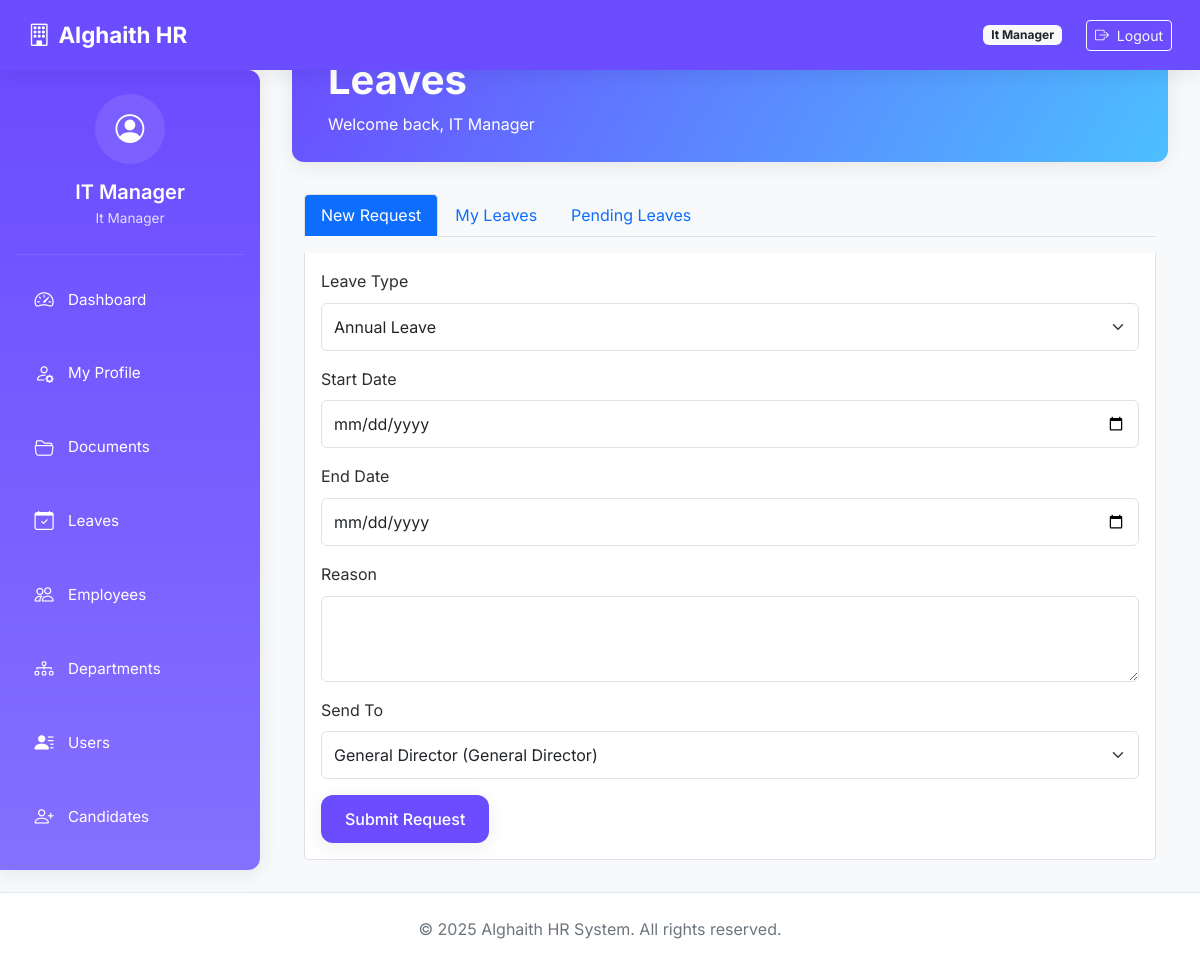
Before: /leave/ (signed in) with the older database file.
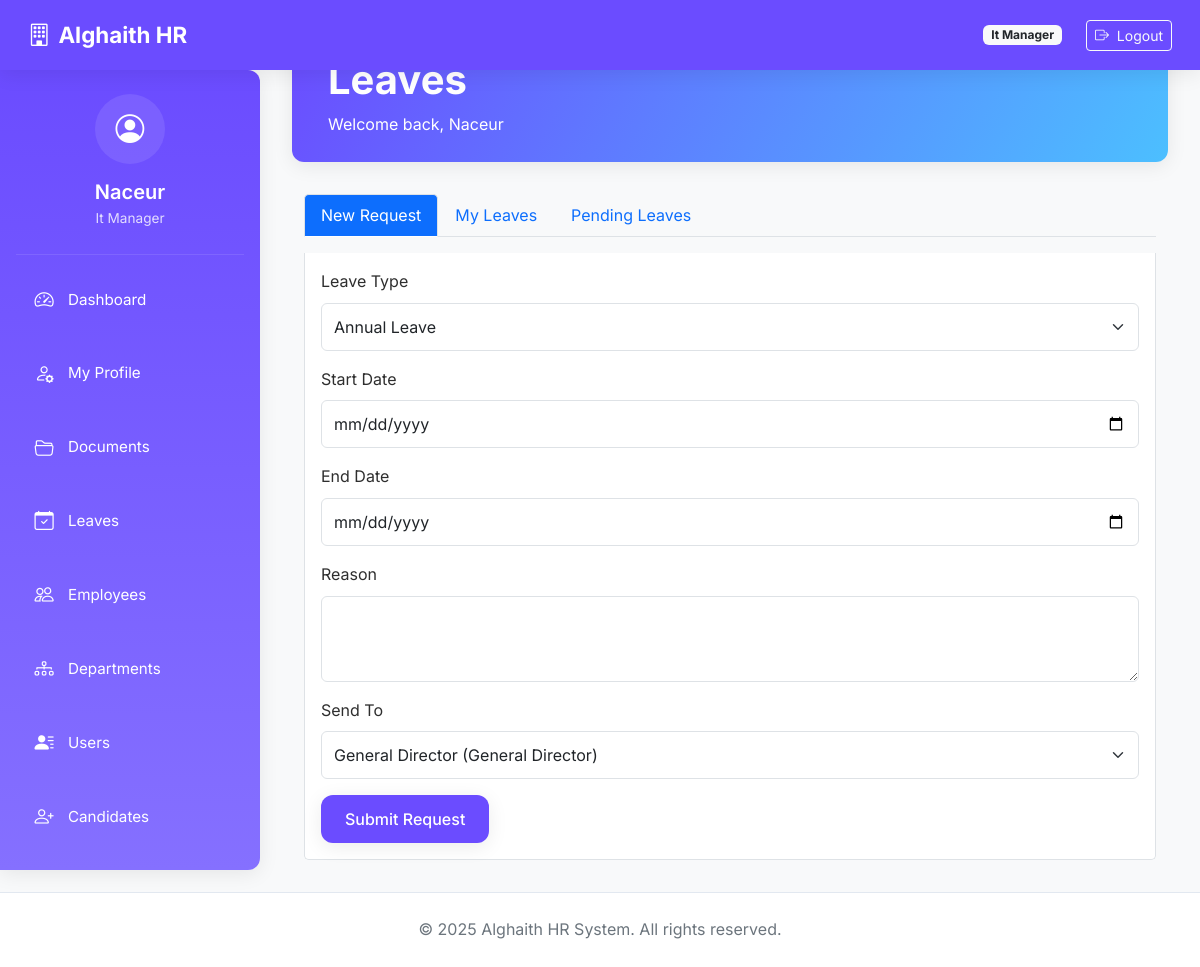
After: the same page with the newer database file.
### core/models.py (models this page shows, shortened)
class User(db.Model, UserMixin):
    __tablename__ = 'users'
    id = db.Column(db.Integer, primary_key=True)
    email = db.Column(db.String(120), unique=True, nullable=False, index=True)
    password_hash = db.Column(db.String(200), nullable=False)
    name = db.Column(db.String(100), nullable=False)
    role = db.Column(db.String(50), nullable=False)  # General Director, IT Manager, etc.
    avatar = db.Column(db.String(255), nullable=True)
    access_code = db.Column(db.String(20), unique=True, nullable=False)
    phone = db.Column(db.String(20), nullable=True)
    position = db.Column(db.String(100), nullable=True)
    created_at = db.Column(db.DateTime, default=datetime.utcnow)
    last_login = db.Column(db.DateTime)
    login_count = db.Column(db.Integer, default=0)
    is_active = db.Column(db.Boolean, default=True, nullable=False)
    documents = db.relationship('UserDocument', back_populates='user', cascade="all, delete-orphan")
    folders_created = db.relationship('Folder', back_populates='creator', cascade="all, delete-orphan")
    activities = db.relationship('ActivityLog', back_populates='user', cascade="all, delete-orphan")
    leave_requests = db.relationship('LeaveRequest', back_populates='requester', foreign_keys='LeaveRequest.user_id')
    approved_requests = db.relationship('LeaveRequest', back_populates='approver', foreign_keys='LeaveRequest.approver_id')
    @property
    def is_authenticated(self):
        return True

### modules/leave/routes.py (the view, shortened to what this page needs)
@leave_bp.route('/', methods=['GET', 'POST'])
@login_required
def leaves_dashboard():
    form = LeaveForm()
    if current_user.role in ['it_manager', 'general_director']:
        approvers = User.query.filter(User.id != current_user.id).all()
    else:
        approvers = User.query.filter(
            User.department_id == current_user.department_id,
            User.role.in_(['manager', 'head_of_department', 'it_manager', 'general_director'])
        ).all()
    form.approver_id.choices = [(u.id, f"{u.name} ({u.role.replace('_', ' ').title()})") for u in approvers]
    my_requests = list_user_requests(current_user.id)
    pending = list_pending_requests(current_user) if current_user.role in ['manager', 'head_of_department', 'it_manager', 'general_director'] else []
    return render_template(
        'dashboard/leaves.html',
        form=form,
        requests=my_requests,
        pending_requests=pending
    )

### core/forms.py
class LeaveForm(FlaskForm):
    type = SelectField('Leave Type', choices=[
        ('annual', 'Annual Leave'),
        ('sick', 'Sick Leave'),
        ('unpaid', 'Unpaid Leave'),
        ('other', 'Other')
    ], validators=[DataRequired()])
    start_date = DateField('Start Date', validators=[DataRequired()])
    end_date = DateField('End Date', validators=[DataRequired()])
    reason = TextAreaField('Reason', validators=[DataRequired()])
    approver_id = SelectField('Send To', coerce=int, validators=[DataRequired()])
    submit = SubmitField('Submit')

### modules/auth/forms.py
class LogoutForm(FlaskForm):
    submit = SubmitField('Logout')

### app.py (called while the page is built)
@login_manager.user_loader
def load_user(user_id):
    from core.models import User
    return db.session.get(User, int(user_id))

@app.before_request
def make_session_permanent():
    session.permanent = True

### modules/leave/services.py (called while the page is built)
def list_user_requests(user_id: int):
    return LeaveRequest.query.filter_by(user_id=user_id).order_by(LeaveRequest.created_at.desc()).all()

### templates/dashboard/leaves.html (shortened to what this page needs)
{% extends "dashboard/base_dashboard.html" %}
{% block dashboard_title %}Leaves{% endblock %}
{% block dashboard_content %}
<div class="container">
    <ul class="nav nav-tabs mb-3" id="leaveTabs" role="tablist">
        {% if current_user.role != 'general_director' %}
        <li class="nav-item" role="presentation">
            <button class="nav-link active" id="new-tab" data-bs-toggle="tab" data-bs-target="#new" type="button" role="tab">New Request</button>
        </li>
        {% endif %}
        <li class="nav-item" role="presentation">
            <button class="nav-link {% if current_user.role == 'general_director' %}active{% endif %}" id="my-tab" data-bs-toggle="tab" data-bs-target="#my" type="button" role="tab">My Leaves</button>
        </li>
        <li class="nav-item" role="presentation">
            <button class="nav-link" id="pending-tab" data-bs-toggle="tab" data-bs-target="#pending" type="button" role="tab">Pending Leaves</button>
        </li>
    </ul>
    <div class="tab-content" id="leaveTabsContent">
        {% if current_user.role != 'general_director' %}
        <div class="tab-pane fade show active" id="new" role="tabpanel">
            <form method="POST" action="{{ url_for('leave.leaves_dashboard') }}">
                <div class="mb-3">
                    {{ form.type.label(class="form-label") }}
                    {{ form.type(class="form-select") }}
                </div>
                <div class="mb-3">
                    {{ form.start_date.label(class="form-label") }}
                    {{ form.start_date(class="form-control") }}
                </div>
                <div class="mb-3">
                    {{ form.end_date.label(class="form-label") }}
                    {{ form.end_date(class="form-control") }}
                </div>
                <div class="mb-3">
                    {{ form.reason.label(class="form-label") }}
                    {{ form.reason(class="form-control", rows="3") }}
                </div>
                <div class="mb-3">
                    {{ form.approver_id.label(class="form-label") }}
                    {{ form.approver_id(class="form-select") }}
                </div>
                <button type="submit" class="btn btn-primary">Submit Request</button>
            </form>
        </div>
        {% endif %}
    </div>
</div>
{% endblock %}

### templates/dashboard/base_dashboard.html (shortened to what this page needs)
<!DOCTYPE html>
<html lang="en">
<head>
    <link href="https://cdn.jsdelivr.net/npm/bootstrap@5.3.0/dist/css/bootstrap.min.css" rel="stylesheet">
    <link href="https://cdn.jsdelivr.net/npm/bootstrap-icons@1.10.5/font/bootstrap-icons.css" rel="stylesheet">
    <link rel="stylesheet" href="{{ url_for('static', filename='css/styles.css') }}">
</head>
<body>
<nav class="navbar navbar-expand-lg navbar-dark">
    <div class="container-fluid">
        <a class="navbar-brand" href="{{ url_for('dashboard.role_dashboard') }}">
            <i class="bi bi-building me-2"></i>Alghaith HR
        </a>
        <div class="d-flex align-items-center">
            <span class="badge bg-light text-dark me-3 d-none d-md-inline">{{ current_user.role|replace('_', ' ')|title }}</span>
            {% if current_user.is_authenticated %}
            <div class="desktop-logout">
                <form method="post" action="{{ url_for('auth.logout') }}" class="ms-2 d-inline">
                    <button type="submit" class="btn btn-sm btn-outline-light">
                        <i class="bi bi-box-arrow-right me-1"></i> Logout
                    </button>
                </form>
            </div>
            {% endif %}
        </div>
    </div>
</nav>
<div class="sidebar" id="sidebarMenu">
    <div class="sidebar-header">
        <div class="user-info">
            <div class="user-avatar">
                <i class="bi bi-person-circle"></i>
            </div>
            <h5 class="user-name">{{ current_user.name }}</h5>
            <div class="user-role">{{ current_user.role|replace('_', ' ')|title }}</div>
        </div>
    </div>
    <ul class="nav flex-column">
        <li class="nav-item">
            <a class="nav-link" href="{{ url_for('dashboard.role_dashboard') }}">
                <i class="bi bi-speedometer2"></i> <span class="link-text">Dashboard</span>
            </a>
        </li>
        <li class="nav-item">
            <a class="nav-link" href="{{ url_for('profile.my_profile') }}">
                <i class="bi bi-person-gear"></i> <span class="link-text">My Profile</span>
            </a>
        </li>
        <li class="nav-item">
            <a class="nav-link" href="{{ url_for('docs.list_documents') }}">
                <i class="bi bi-folder2-open"></i> <span class="link-text">Documents</span>
            </a>
        </li>
        <li class="nav-item">
            <a class="nav-link" href="{{ url_for('leave.leaves_dashboard') }}">
                <i class="bi bi-calendar-check"></i> <span class="link-text">Leaves</span>
            </a>
        </li>
        <li class="nav-item">
            <a class="nav-link" href="{{ url_for('dashboard.employee_summary') }}">
                <i class="bi bi-people"></i> <span class="link-text">Employees</span>
            </a>
        </li>
        <li class="nav-item">
            <a class="nav-link" href="{{ url_for('department.department_summary') }}">
                <i class="bi bi-diagram-3"></i> <span class="link-text">Departments</span>
            </a>
        </li>
        <li class="nav-item">
            <a class="nav-link" href="{{ url_for('dashboard.user_management') }}">
                <i class="bi bi-person-lines-fill"></i> <span class="link-text">Users</span>
            </a>
        </li>
        <li class="nav-item">
            <a class="nav-link" href="{{ url_for('candidates.list_candidates') }}">
                <i class="bi bi-person-plus"></i> <span class="link-text">Candidates</span>
            </a>
        </li>
    </ul>
</div>
<div class="main-content">
    <div class="dashboard-header">
        <div class="container-fluid">
            <h1 class="dashboard-title">{% block dashboard_title %}Dashboard{% endblock %}</h1>
            <p class="mb-0">Welcome back, {{ current_user.name }}</p>
        </div>
    </div>
    {% block dashboard_content %}{% endblock %}
</div>
<footer>
    <div class="container-fluid">
        &copy; 2025 Alghaith HR System. All rights reserved.
    </div>
</footer>
</body>
</html>

Changed rows visible on the page:
changed User "It Manager": name "IT Manager" → "Naceur"
